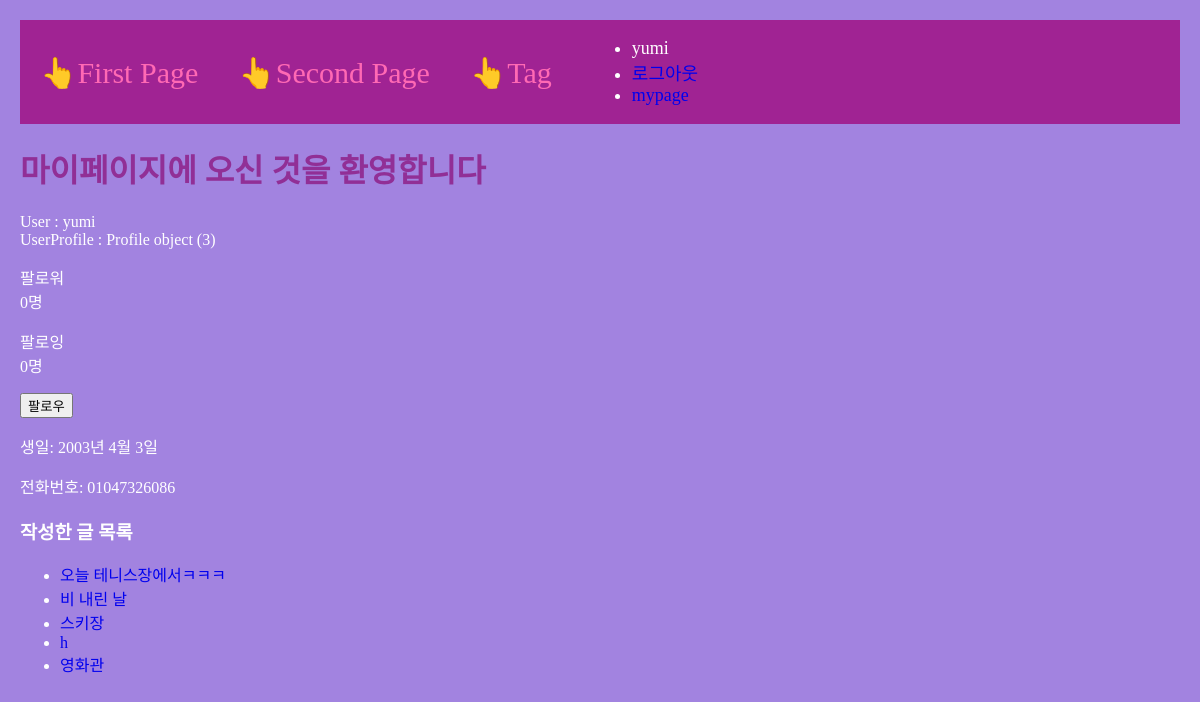
Before: /users/mypage/1 with the older database file.
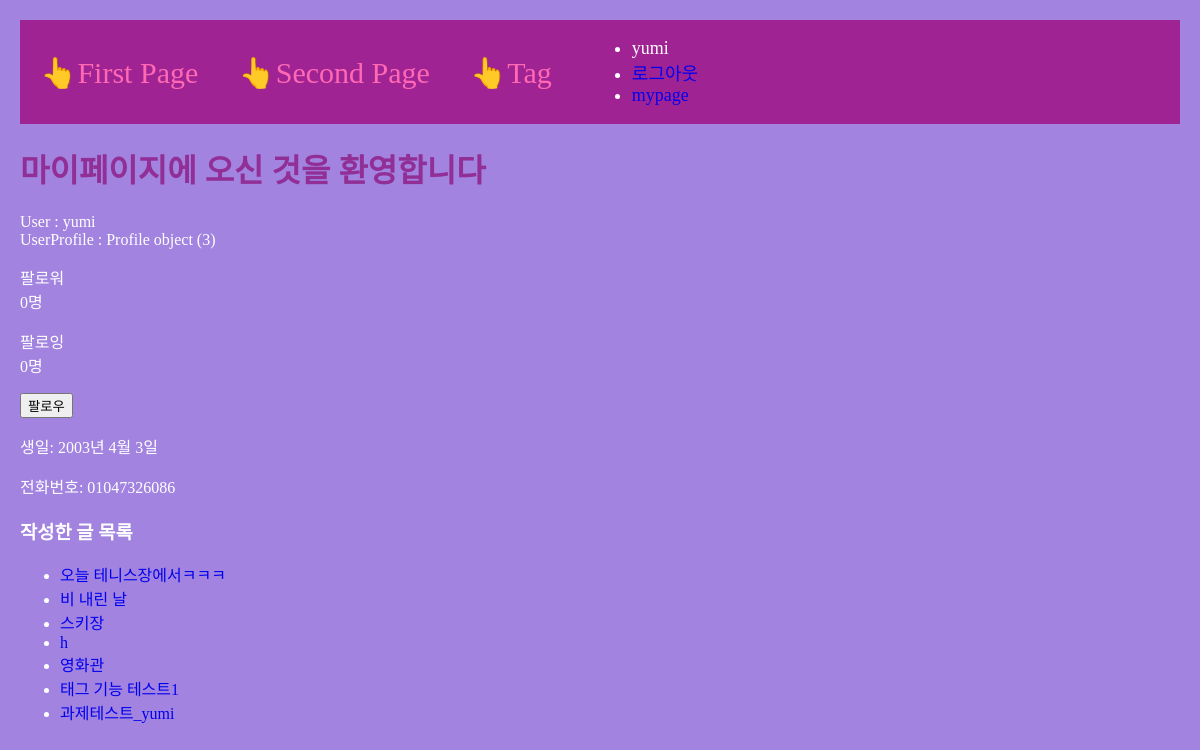
After: the same page with the newer database file.
### main/models.py (models this page shows, shortened)
class Post(models.Model):
    author = models.ForeignKey(User, null=False, blank=False, on_delete=models.CASCADE)
    headline = models.CharField(max_length=100)
    mood = models.CharField(max_length=20, blank=True)
    photo = models.ImageField(upload_to="post/", blank=True, null=True)
    reflection = models.TextField()
    created_at = models.DateTimeField(auto_now_add=True)
    is_shared = models.BooleanField(default=True)
    tags = models.ManyToManyField('Tag', blank=True, related_name='posts')
    like=models.ManyToManyField(User, related_name='likes', blank=True)
    like_count=models.PositiveIntegerField(default=0)

### users/views.py (the view)
# urls.py: path('mypage/<int:id>', mypage, name="mypage"),
def mypage(request, id):
    user=get_object_or_404(User, pk=id)
    posts = Post.objects.filter(author=user)  # 유저가 쓴 글만 필터링
    context = {
        'user':user,
        'posts': posts,
    }
    return render(request, 'users/mypage.html', context)

### users/templates/users/mypage.html
{% extends 'base.html' %}
{% load static %}
{% block content %}
<h1>마이페이지에 오신 것을 환영합니다</h1>
User : {{ user }} <br>
UserProfile : {{ user.profile }} <br>
<p>팔로워<br>{{ user.profile.followers.count }}명</p>
<p>팔로잉<br>{{ user.profile.followings.count }}명</p>
{% if request.user != user %}
    {% if request.user.profile in user.profile.followers.all %}
        <a href="{% url 'users:follow' user.id %}">
            <button type="button" class="btn btn-outline-info">언팔로우</button>
        </a>
    {% else %}
        <a href="{% url 'users:follow' user.id %}">
            <button type="button" class="btn btn-info">팔로우</button>
        </a>
    {% endif %}
{% endif %}
<p>생일: {{ user.profile.birthday }}</p>
<p>전화번호: {{ user.profile.phone }}</p>
<h3>작성한 글 목록</h3>
<ul>
    {% for post in posts %}
        <li><a href="{% url 'main:detail' post.pk %}">{{ post.headline }}</a></li>
    {% empty %}
        <li>작성한 글이 없습니다.</li>
    {% endfor %}
</ul>
{% endblock %}

Changed rows visible on the page:
added Post: headline "태그 기능 테스트1"
added Post: headline "과제테스트_yumi"
